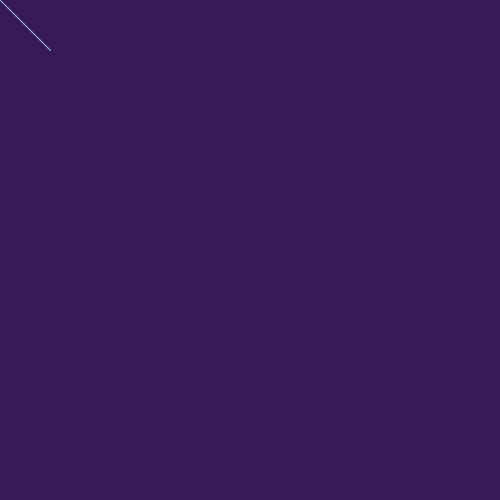
Frame 1 (no input)
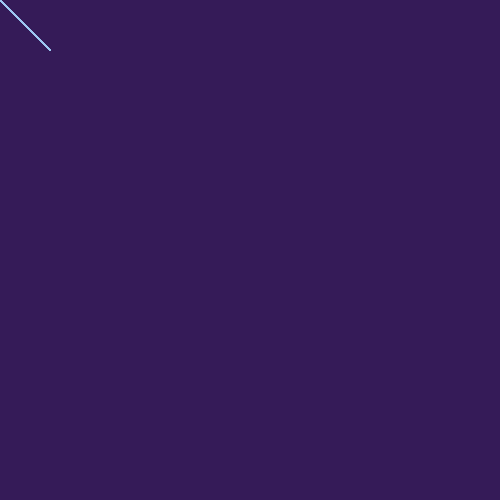
Frame 60 (the mouse pressed at the canvas centre just before this capture)
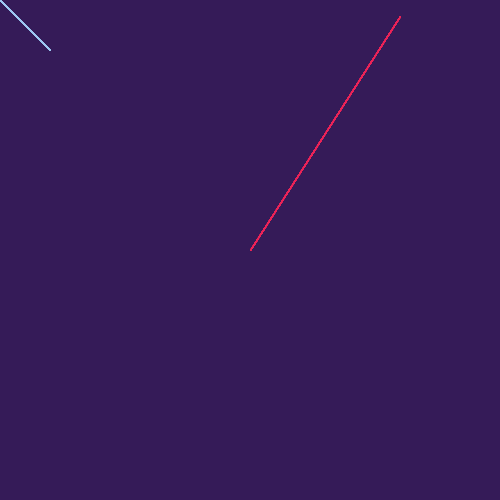
Frame 120 (the mouse held since frame 60 and released just before this capture)

The Processing sketch that drew these frames (run headless with seeded random() and noise(); from frame 60 on, the mouse is pressed at the canvas centre):

// Processing sketch: processing_39864
// ── processing_39864.pde


void setup () {  

  //Defining area
   size(500,500); 
   background(53,27,88); 
  smooth();  
}  

//Line definitions
void draw () 
{
    int a= 50;
    int b= 50;
    
    if 
      (mousePressed) {
  stroke (236,36,86);
   line(mouseX, mouseY, a*8,b/3);}
 else {  
   stroke (159,199,242);
    line(mouseX, mouseY, a,b);
    
 }
}  
